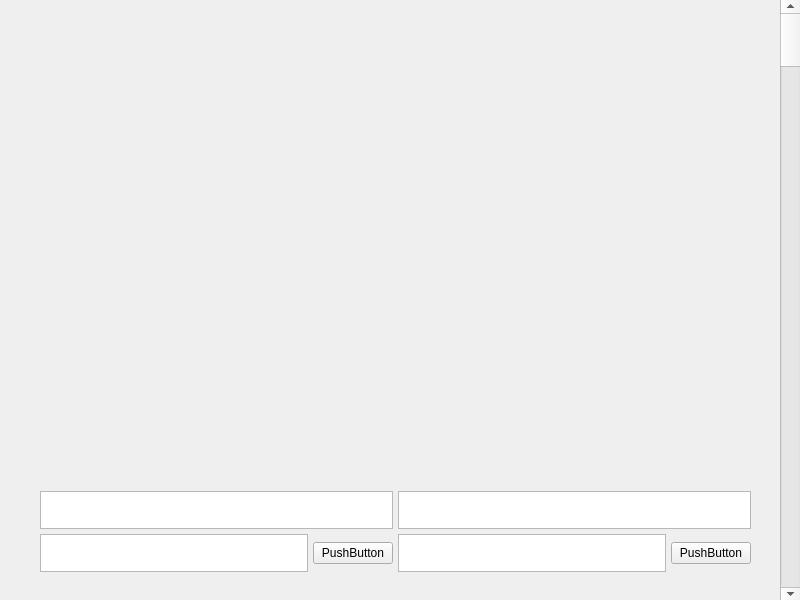
<?xml version="1.0" encoding="UTF-8"?>
<ui version="4.0">
 <class>MainWindow</class>
 <widget class="QMainWindow" name="MainWindow">
  <property name="geometry">
   <rect>
    <x>0</x>
    <y>0</y>
    <width>800</width>
    <height>600</height>
   </rect>
  </property>
  <property name="windowTitle">
   <string>MainWindow</string>
  </property>
  <widget class="QWidget" name="centralwidget">
   <widget class="QScrollBar" name="verticalScrollBar">
    <property name="geometry">
     <rect>
      <x>780</x>
      <y>0</y>
      <width>21</width>
      <height>601</height>
     </rect>
    </property>
    <property name="orientation">
     <enum>Qt::Vertical</enum>
    </property>
   </widget>
   <widget class="QWidget" name="">
    <property name="geometry">
     <rect>
      <x>40</x>
      <y>491</y>
      <width>711</width>
      <height>81</height>
     </rect>
    </property>
    <layout class="QHBoxLayout" name="horizontalLayout_5">
     <property name="spacing">
      <number>5</number>
     </property>
     <item>
      <layout class="QVBoxLayout" name="verticalLayout_2">
       <item>
        <widget class="QTextEdit" name="textEdit_5"/>
       </item>
       <item>
        <layout class="QHBoxLayout" name="horizontalLayout_3">
         <item>
          <widget class="QTextEdit" name="textEdit_6"/>
         </item>
         <item>
          <layout class="QHBoxLayout" name="horizontalLayout_4">
           <item>
            <widget class="QPushButton" name="pushButton_2">
             <property name="text">
              <string>PushButton</string>
             </property>
            </widget>
           </item>
          </layout>
         </item>
        </layout>
       </item>
      </layout>
     </item>
     <item>
      <layout class="QVBoxLayout" name="verticalLayout">
       <item>
        <widget class="QTextEdit" name="textEdit_4"/>
       </item>
       <item>
        <layout class="QHBoxLayout" name="horizontalLayout_2">
         <item>
          <widget class="QTextEdit" name="textEdit_3"/>
         </item>
         <item>
          <layout class="QHBoxLayout" name="horizontalLayout">
           <item>
            <widget class="QPushButton" name="pushButton">
             <property name="text">
              <string>PushButton</string>
             </property>
            </widget>
           </item>
          </layout>
         </item>
        </layout>
       </item>
      </layout>
     </item>
    </layout>
   </widget>
  </widget>
 </widget>
 <resources/>
 <connections/>
</ui>
